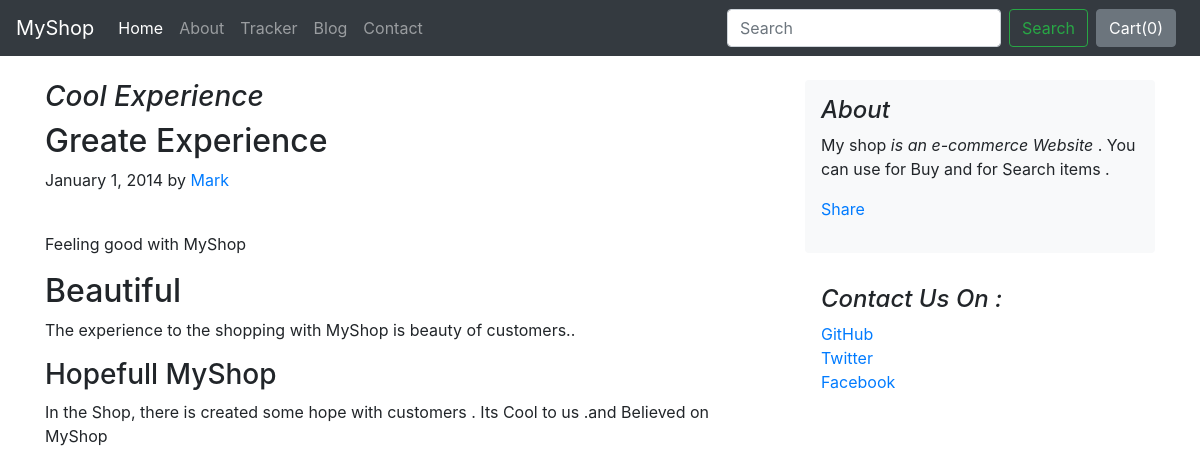
The page /Blog/blogpost/3 on the database its author committed.
### Blog/models.py (models this page shows)
class Blogpost(models.Model):
    post_id = models.AutoField(primary_key=True)
    title = models.CharField(max_length=100)
    head0 = models.CharField(max_length=500, default="")
    chead0 = models.CharField(max_length=5000, default="")
    head1 = models.CharField(max_length=500,default="")
    chead1 = models.CharField(max_length=5000,default="")
    head2 = models.CharField(max_length=500,default="")
    chead2 = models.CharField(max_length=5000,default="")
    pub_date = models.DateField()
    thumbnail = models.ImageField(upload_to="shop/images", default="")
    def __str__(self):
        return self.title

### Blog/views.py (the view)
# urls.py: path("blogpost/<int:id>",views.blogpost, name="Blogpost")
def blogpost(request, id):
      post = Blogpost.objects.filter(post_id = id)[0]
      print(post)
      return render(request, "blog/blogpost.html", {'post':post})

### Blog/templates/blog/blogpost.html (shortened to what this page needs)
{% extends 'blog/basic.html'%}
{% block body %}
<div class="container mt-4">
    <div class="row">
        <div class="col-md-8 blog-main">
          <h3 class="font-italic">
           {{post.title}}
          </h3>
          <div class="blog-post">
            <h2 class="blog-post-title">{{post.head0}}</h2>
            <p class="blog-post-meta">January 1, 2014 by <a href="#">Mark</a></p>
              <br>
            <p>{{post.chead0}}</p>
            <h2>{{post.head1}}</h2>
           <p>{{post.chead1}}</p>
            <h3>{{post.head2}}</h3>
           <p>{{post.chead2}}</p>
          </div>
        </div>
        <aside class="col-md-4 blog-sidebar">
          <div class="p-3 mb-3 bg-light rounded">
            <h4 class="font-italic">About</h4>
            <p class="mb-0">My shop<em> is an e-commerce Website</em> . You can use for Buy and for Search items .</p>
              <div class="my-3 fb-share-button" data-href="http://127.0.0.1:8000/Blog/blogpost/{{post.post_id}}" data-layout="button_count" data-size="large"><a target="_blank" href="https://www.facebook.com/sharer/sharer.php?u=http%3A%2F%2F127.0.0.1%3A8000%2FBlog%2Fblogpost%2F2&amp;src=sdkpreparse" class="fb-xfbml-parse-ignore">Share</a></div>
          </div>
          <div class="p-3">
            <h4 class="font-italic">Contact Us On :</h4>
            <ol class="list-unstyled">
              <li><a href="#">GitHub</a></li>
              <li><a href="#">Twitter</a></li>
              <li><a href="#">Facebook</a></li>
            </ol>
          </div>
        </aside>
      </div>
</div>
{% endblock body %}

### rows shown on the page
Blogpost: title "Cool Experience", head0 "Greate Experience", chead0 "Feeling good with MyShop", head1 "Beautiful", chead1 "The experience to the shopping with MyShop is beauty of customers..", head2 "Hopefull MyShop", chead2 "In the Shop, there is created some hope with customers . Its Cool to us .and Believed on MyShop"
